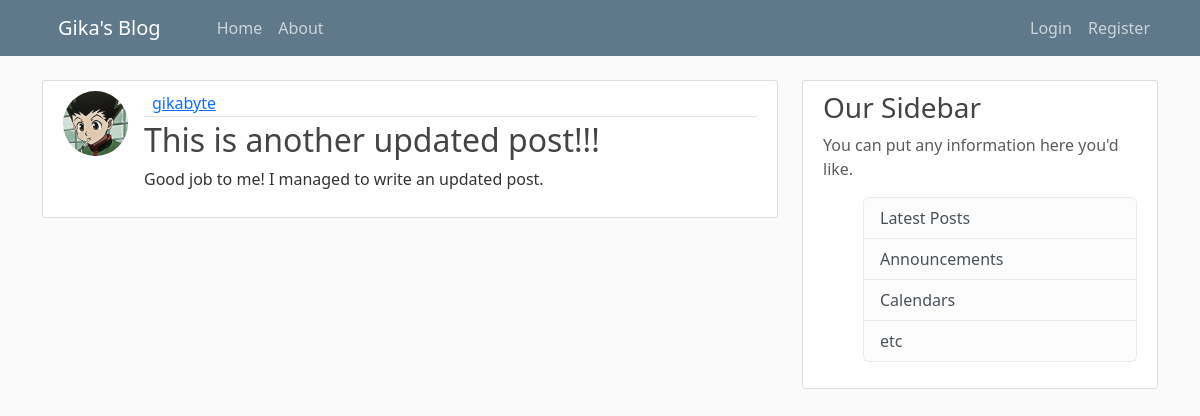
The app's page /post/2/ with its own data.
### server/models.py (models this page shows, shortened)
class User(db.Model, UserMixin):
    id = db.Column(db.Integer, primary_key=True)
    username = db.Column(db.String(20), unique=True, nullable=False)
    email = db.Column(db.String(120), unique=True, nullable=False)
    image_file = db.Column(db.String(20), nullable=False, default='default.jpg')
    password = db.Column(db.String(60), nullable=False)
    posts = db.relationship('Post', backref='author', lazy=True)

class Post(db.Model):
    id = db.Column(db.Integer, primary_key=True)
    title = db.Column(db.String(100), nullable=False)
    date_posted = db.Column(db.DateTime, nullable=False, default=datetime.utcnow)
    content = db.Column(db.Text, nullable=False)
    user_id = db.Column(db.Integer, db.ForeignKey('user.id'), nullable=False)

### server/posts/routes.py (the view)
@posts.route("/post/<int:post_id>")
@posts.route("/post/<int:post_id>/")
def post(post_id):
    post_id = int(post_id)
    post = Post.query.get_or_404(post_id)
    return render_template('post.html', title=post.title, post=post)

### server/templates/post.html (shortened to what this page needs)
{% extends "layout.html" %}
{% block content %}
    <article class="d-flex content-section">
      <img class="rounded-circle article-img" src=" {{ url_for('static', filename='profile_pics/' + post.author.image_file) }} ">
       <div class="flex-grow-1">
         <div class="article-metadata d-flex justify-content-between align-items-center">
           <div>
                <a class="me-2" href="{{ url_for('users.user_posts', username=post.author.username) }}">{{ post.author.username }}</a>
           </div>
         </div>
         <h2 class ="article-title">{{ post.title }}</h2>
         <p class="article-content">{{ post.content }}</p>
       </div>
    </article>
{% endblock content %}

### server/static/main.css (style rules this page uses)
body { background: #fafafa; color: #333333; margin-top: 5rem; }
h1, h2, h3, h4, h5, h6 { color: #444444; }
.content-section { background: #ffffff; padding: 10px 20px; border: 1px solid #dddddd; border-radius: 3px; margin-bottom: 20px; }
.article-title { color: #444444; }
.article-content { white-space: pre-line; }
.article-img { height: 65px; width: 65px; margin-right: 16px; }
.article-metadata { padding-bottom: 1px; margin-bottom: 4px; border-bottom: 1px solid #e3e3e3 }

### records on screen
User: image_file (placeholder picture), author.username "gikabyte"
Post: title "This is another updated post!!!", content "Good job to me! I managed to write an updated post."
